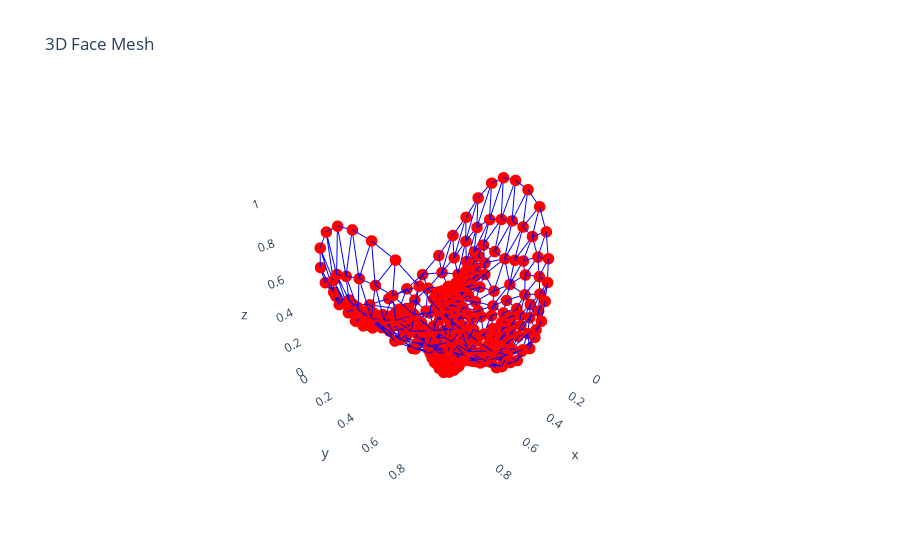

Source (notebook cell):
### Markdown cell above
### Visualize the 3D face mesh

### Code cell
# Add positions to the graph
for i, (x, y, z) in enumerate(ck_landmarks_df['landmarks'][0]):
    G.nodes[i]['pos'] = (x, y, z)

# Extract node positions
pos = nx.get_node_attributes(G, 'pos')

# Prepare data for 3D plot
edge_x, edge_y, edge_z = [], [], []
for edge in G.edges():
    x0, y0, z0 = pos[edge[0]]
    x1, y1, z1 = pos[edge[1]]
    edge_x += [x0, x1, None]
    edge_y += [y0, y1, None]
    edge_z += [z0, z1, None]

node_x, node_y, node_z = [], [], []
for node in G.nodes():
    x, y, z = pos[node]
    node_x.append(x)
    node_y.append(y)
    node_z.append(z)

# Create plotly figure
fig = go.Figure()

# Add edges to the plot
fig.add_trace(go.Scatter3d(
    x=edge_x, y=edge_y, z=edge_z,
    mode='lines',
    line=dict(color='blue', width=2),
    hoverinfo='none'
))

# Add nodes to the plot
fig.add_trace(go.Scatter3d(
    x=node_x, y=node_y, z=node_z,
    mode='markers',
    marker=dict(size=4, color='red'),
    hoverinfo='text'
))

# Update layout
fig.update_layout(
    title="3D Face Mesh",
    showlegend=False,
    scene=dict(
        xaxis=dict(showbackground=False),
        yaxis=dict(showbackground=False),
        zaxis=dict(showbackground=False)
    )
)

fig.show()

### Figure 1 — Plotly figure (JSON) as saved in the notebook; plotly's stock layout.template omitted (floating-point values rounded to 4 significant figures; data arrays with more than 128 entries replaced by an {"elided": "..."} marker saying what was removed)
{"data": [{"hoverinfo": "none", "line": {"color": "blue", "width": 2}, "mode": "lines", "x": {"elided": "3966 float values"}, "y": {"elided": "3966 float values"}, "z": {"elided": "3966 float values"}, "type": "scatter3d"}, {"hoverinfo": "text", "marker": {"color": "red", "size": 4}, "mode": "markers", "x": {"elided": "468 float values"}, "y": {"elided": "468 float values"}, "z": {"elided": "468 float values"}, "type": "scatter3d"}], "layout": {"scene": {"xaxis": {"showbackground": false}, "yaxis": {"showbackground": false}, "zaxis": {"showbackground": false}}, "title": {"text": "3D Face Mesh"}, "showlegend": false}}
